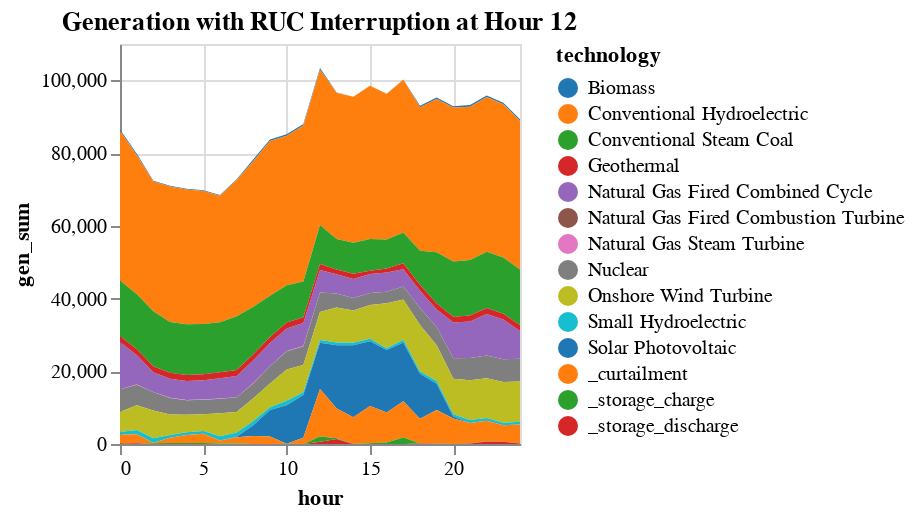

The notebook cell saved with this chart:
### Code cell
combined_gen = plot_total_ruc_generation(
    solution, ruc_solution, initial_time, recommit_time,
    gen_df, zone_dict,
    "Generation with RUC Interruption at Hour $(recommit_time)"
    );

### Figure 1 — Vega specification as saved in the notebook (floating-point values rounded to 4 significant figures; data arrays with more than 128 entries replaced by an {"elided": "..."} marker saying what was removed)
{"$schema": "https://vega.github.io/schema/vega/v5.json", "axes": [{"aria": false, "domain": false, "grid": true, "gridScale": "y", "labels": false, "maxExtent": 0, "minExtent": 0, "orient": "bottom", "scale": "x", "tickCount": {"signal": "ceil(width/40)"}, "ticks": false, "zindex": 0}, {"aria": false, "domain": false, "grid": true, "gridScale": "x", "labels": false, "maxExtent": 0, "minExtent": 0, "orient": "left", "scale": "y", "tickCount": {"signal": "ceil(height/40)"}, "ticks": false, "zindex": 0}, {"grid": false, "labelFlush": true, "labelOverlap": true, "orient": "bottom", "scale": "x", "tickCount": {"signal": "ceil(width/40)"}, "title": "hour", "zindex": 0}, {"grid": false, "labelOverlap": true, "orient": "left", "scale": "y", "tickCount": {"signal": "ceil(height/40)"}, "title": "gen_sum", "zindex": 0}], "background": "white", "data": [{"name": "source_0", "values": {"elided": "350 records"}}, {"name": "data_0", "source": "source_0", "transform": [{"as": "hour", "expr": "toNumber(datum[\"hour\"])", "type": "formula"}, {"field": "gen_sum", "groupby": ["technology"], "key": "hour", "method": "value", "type": "impute", "value": 0}, {"as": ["gen_sum_start", "gen_sum_end"], "field": "gen_sum", "groupby": ["hour"], "offset": "zero", "sort": {"field": ["technology"], "order": ["descending"]}, "type": "stack"}]}], "height": 200, "legends": [{"fill": "color", "symbolType": "circle", "title": "technology"}], "marks": [{"encode": {"update": {"height": {"field": {"group": "height"}}, "width": {"field": {"group": "width"}}}}, "from": {"facet": {"data": "data_0", "groupby": ["technology"], "name": "faceted_path_main"}}, "marks": [{"encode": {"update": {"defined": {"signal": "isValid(datum[\"hour\"]) && isFinite(+datum[\"hour\"]) && isValid(datum[\"gen_sum\"]) && isFinite(+datum[\"gen_sum\"])"}, "description": {"signal": "\"hour: \" + (format(datum[\"hour\"], \"\")) + \"; gen_sum: \" + (format(datum[\"gen_sum\"], \"\")) + \"; technology: \" + (isValid(datum[\"technology\"]) ? datum[\"technology\"] : \"\"+datum[\"technology\"])"}, "fill": {"field": "technology", "scale": "color"}, "orient": {"value": "vertical"}, "x": {"field": "hour", "scale": "x"}, "y": {"field": "gen_sum_end", "scale": "y"}, "y2": {"field": "gen_sum_start", "scale": "y"}}}, "from": {"data": "faceted_path_main"}, "name": "marks", "sort": {"field": "datum[\"hour\"]"}, "style": ["area"], "type": "area"}], "name": "pathgroup", "type": "group"}], "padding": 5, "scales": [{"domain": {"data": "data_0", "field": "hour"}, "name": "x", "nice": true, "range": [0, {"signal": "width"}], "type": "linear", "zero": false}, {"domain": {"data": "data_0", "fields": ["gen_sum_start", "gen_sum_end"]}, "name": "y", "nice": true, "range": [{"signal": "height"}, 0], "type": "linear", "zero": true}, {"domain": {"data": "data_0", "field": "technology", "sort": true}, "name": "color", "range": {"scheme": "category10"}, "type": "ordinal"}], "style": "cell", "title": {"frame": "group", "text": "Generation with RUC Interruption at Hour 12"}, "width": 200}
